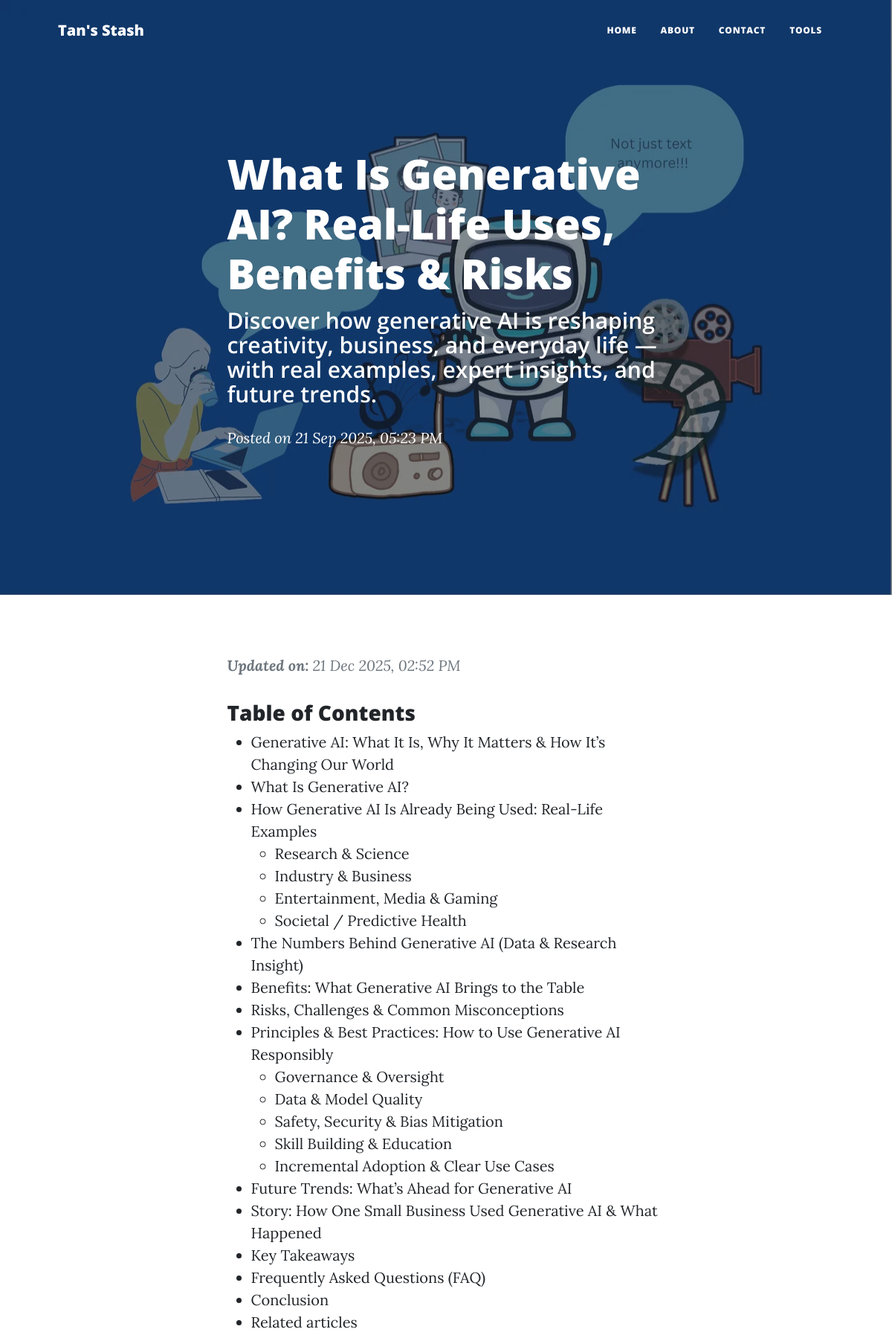
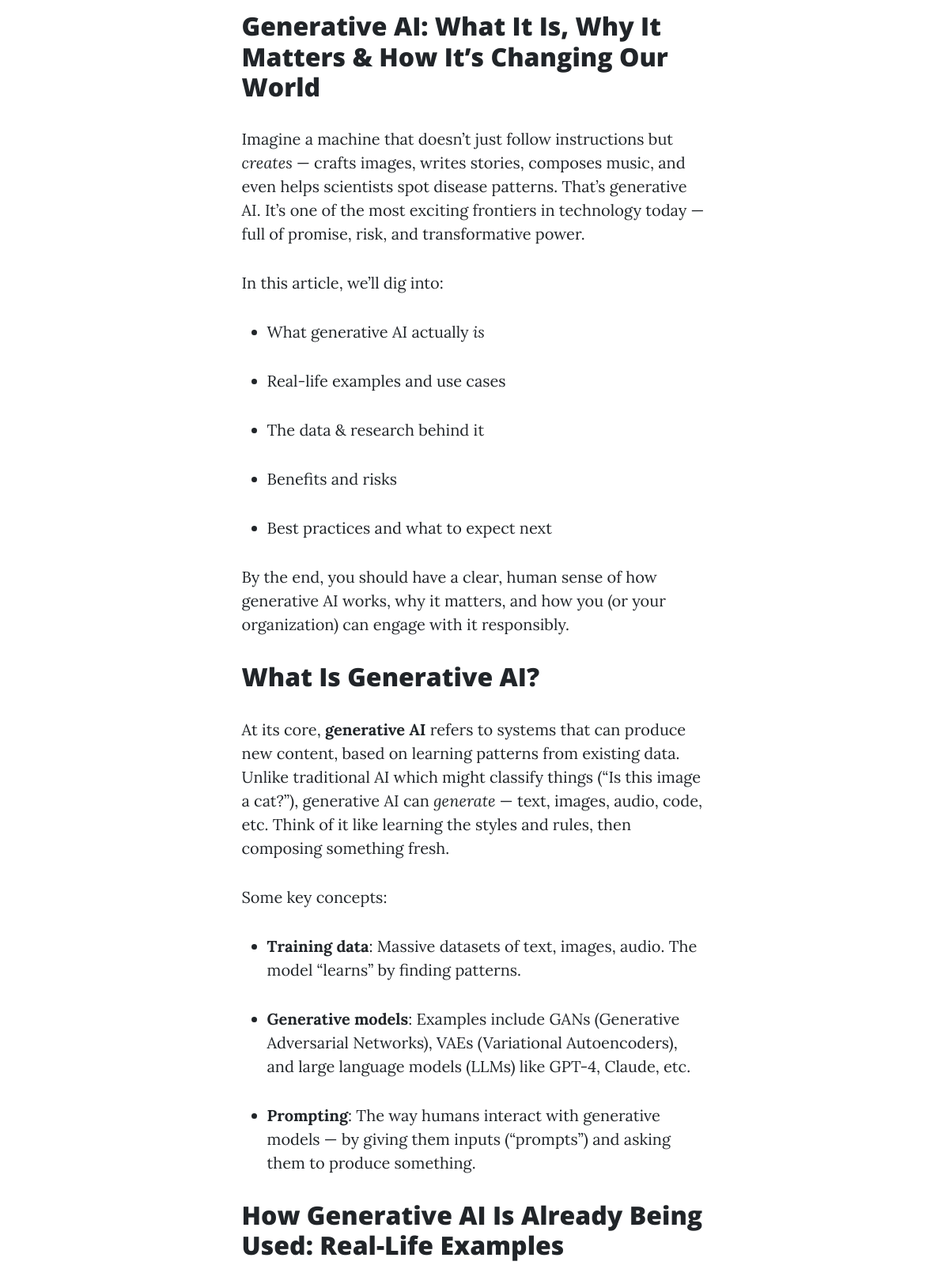
The page /blog/generative-ai-guide (upper part) on the database its author committed (2 pictures, top to bottom).
### src/models/post_model.py (models this page shows, shortened)
class Post(Base):
    __tablename__ = "posts"
    sno = Column(Integer, primary_key=True, index=True)
    title = Column(String(255), nullable=False)
    slug = Column(String(255), unique=True, nullable=False)
    content = Column(Text, nullable=False)
    tag_line = Column(String(255), nullable=False)
    description = Column(String(500), nullable=False, default="Tan's Stash")
    date = Column(DateTime(timezone=True), default=lambda: datetime.now(timezone.utc))
    last_modified = Column(DateTime(timezone=True), nullable=True)
    img_file = Column(String(120), nullable=True)

### src/routers/pages/blog.py (the view)
@router.get("/{post_slug}")
def post_route(
    request: Request,
    post_slug: str,
    db: db_dependency
):
    try:
        post = db.query(Post).filter(Post.slug == post_slug).first()
        if not post:
            raise HTTPException(status_code=404, detail="Post not found")
        clean_html, toc = generate_toc_and_clean_html(post.content)
        context = get_global_context(request)
        context.update({
            "request": request,
            "post": post,
            "content": clean_html,
            "toc": toc,
            "content_type": "blog",
            "content_id": post.sno,
        })
        return templates.TemplateResponse("post.html", context)
    except Exception:
        flash(request, "Something went wrong. Please visit again later.", "danger")
        context = get_global_context(request)
        context.update({
            "request": request,
            "post": None,
            "content": "",
            "toc": [],
            "content_type": "",
            "content_id": "",
        })
        return templates.TemplateResponse(
            "post.html",
            context,
            status_code=status.HTTP_500_INTERNAL_SERVER_ERROR,
        )

### src/templates/post.html (shortened to what this page needs)
{% extends "layout.html" %}
{% set fname = 'assets/img/default-hero-image' %}
{% if post %}
    {%if post.img_file != ''%}
        {% set fname_full = 'assets/img/'+ post.img_file %}
        {% set fname_parts = post.img_file.rsplit('.', 1) %}
        {% set fname = 'assets/img/' + fname_parts[0] %}
    {%else%}
        {% set fname =  'assets/img/default-hero-image' %}
    {% endif %}
    {% block page_style %}{{url_for('static', path='css/post.css')}}{% endblock page_style %}
    {%block add_headers%}
        <link rel="preload" href="{{url_for('static', path='css/comments/commentsSection.css')}}" as="style" onload="this.onload=null;this.rel='stylesheet'">
    {%endblock add_headers%}
{% endif %}
{% macro render_toc(items) %}
<ul>
  {% for item in items %}
    <li>
      <a href="#{{ item.id }}">{{ item.title }}</a>
      {% if item.children %}
        {{ render_toc(item.children) }}
      {% endif %}
    </li>
  {% endfor %}
</ul>
{% endmacro %}
{% block body %}
    <header class="masthead">
        <picture>
            <source
                srcset="{{ url_for('static', path=fname + '-400.webp') }} 400w,
                        {{ url_for('static', path=fname + '-800.webp') }} 800w,
                        {{ url_for('static', path=fname + '-1200.webp') }} 1200w"
                sizes="100vw"
                type="image/webp">
            <source
                srcset="{{ url_for('static', path=fname + '-400.jpg') }} 400w,
                        {{ url_for('static', path=fname + '-800.jpg') }} 800w,
                        {{ url_for('static', path=fname + '-1200.jpg') }} 1200w"
                sizes="100vw"
                type="image/jpeg">
            <img
                src="{{ url_for('static', path=fname + '-800.jpg')}}"
                sizes="100vw"
                alt="{{ post.title | default('') }}"
                class="header-img"
                fetchpriority="high"
                decoding="async"
                loading="eager">
        </picture>
            <div class="container position-relative px-4 px-lg-5">
                <div class="row gx-4 gx-lg-5 justify-content-center">
                    <div class="col-md-10 col-lg-8 col-xl-7">
                        <div class="post-heading">
                            <h1>{{post.title | default('')}}</h1>
                            <h2 class="subheading">{{post.tag_line}}</h2>
                            <span class="meta">
                                Posted on
                                {{post.date | human_date }}
                            </span>
                        </div>
                    </div>
                </div>
            </div>
    </header>
        <article class="mb-4">
            <div class="container px-4 px-lg-5">
                <div class="row gx-4 gx-lg-5 justify-content-center">
                    <div class="col-md-10 col-lg-8 col-xl-7">
                        {% if (post.last_modified is not none) %}
                            <p class="meta">
                                <blockquote>
                                    <em><strong>Updated on:</strong>
                                    {{post.last_modified | human_date }}</em>
                            </blockquote>
                            </p>
                        {% endif %}
                        <aside class="toc">
                            <nav aria-label="Table of Contents">
                                <h3>Table of Contents</h3>
                                {{ render_toc(toc) }}
                            </nav>
                        </aside>
                        {{content|safe}}
                    </div>
                </div>
            </div>
        </article>
{% endblock %}

### rows shown on the page
Post: title "What Is Generative AI? Real-Life Uses, Benefits & Risks", tag_line "Discover how generative AI is reshaping creativity, business, and everyday life — with real examples, expert insights, and future trends.", date|human_date "21 Sep 2025, 05:23 PM", last_modified|human_date "21 Dec 2025, 02:52 PM"

### other values the page prints
{{ params["website_name"] }} "Tan's Stash"
{{ item.title }} "Generative AI: What It Is, Why It Matters & How It’s Changing Our World" "What Is Generative AI?" "How Generative AI Is Already Being Used: Real-Life Examples" "Research & Science" "Industry & Business" "Entertainment, Media & Gaming" "Societal / Predictive Health" "The Numbers Behind Generative AI (Data & Research Insight)" "Benefits: What Generative AI Brings to the Table" "Risks, Challenges & Common Misconceptions" "Principles & Best Practices: How to Use Generative AI Responsibly" "Governance & Oversight" "Data & Model Quality" "Safety, Security & Bias Mitigation" "Skill Building & Education" "Incremental Adoption & Clear Use Cases" "Future Trends: What’s Ahead for Generative AI" "Story: How One Small Business Used Generative AI & What Happened" "Key Takeaways" "Frequently Asked Questions (FAQ)" "Conclusion" "Related articles"
